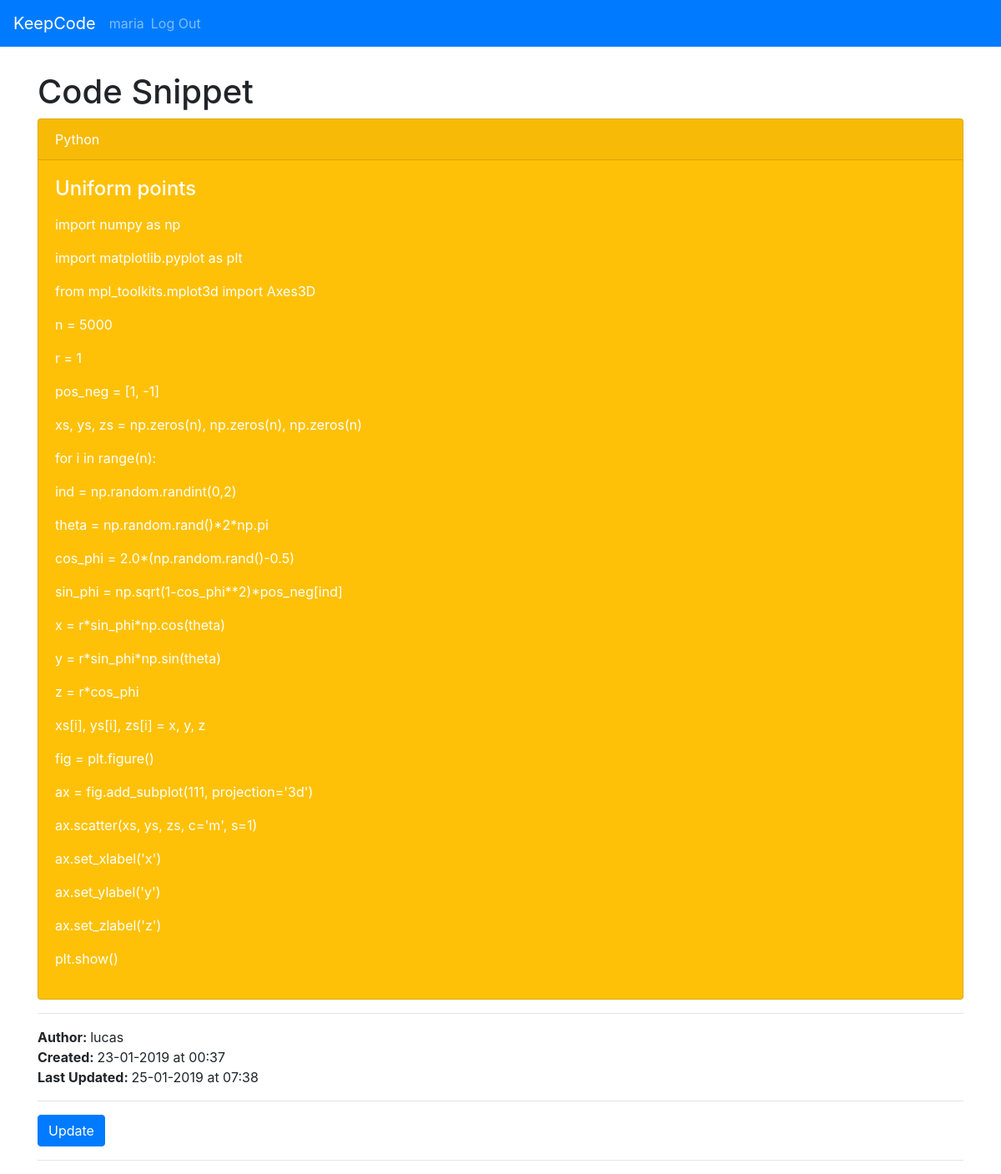
The page /6/view (signed in) on the database its author committed.
### tables this page shows
CREATE TABLE user (
  id INTEGER PRIMARY KEY AUTOINCREMENT,
  username TEXT UNIQUE NOT NULL,
  password TEXT NOT NULL,
  last_login TIMESTAMP NOT NULL DEFAULT CURRENT_TIMESTAMP
, online BOOLEAN NOT NULL CHECK (online IN (0,1)) DEFAULT 0);

CREATE TABLE post (
  id INTEGER PRIMARY KEY AUTOINCREMENT,
  author_id INTEGER NOT NULL,
  created TIMESTAMP NOT NULL DEFAULT CURRENT_TIMESTAMP,
  last_updated TIMESTAMP NOT NULL DEFAULT CURRENT_TIMESTAMP,
  title TEXT NOT NULL,
  body TEXT NOT NULL,
  programming_language TEXT NOT NULL, being_updated BOOLEAN NOT NULL CHECK (being_updated IN (0,1)) DEFAULT 0,
  FOREIGN KEY (author_id) REFERENCES user (id)
);

### keepcode/board.py (the view)
@bp.route('/<int:id>/view')
@login_required
def view(id):
    post = get_post(id)
    user_id = post['author_id']
    user = get_user(user_id)
    return render_template('board/view.html', post=post, user=user)

### keepcode/auth.py (called while the page is built)
@bp.before_app_request
def load_logged_in_user():
    user_id = session.get('user_id')
    if user_id is None:
        g.user = None
    else:
        g.user = get_db().execute(
            'SELECT * FROM user WHERE id = ?', (user_id,)
        ).fetchone()

def login_required(view):
    @functools.wraps(view)
    def wrapped_view(**kwargs):
        if g.user is None:
            return redirect(url_for('auth.login'))
        return view(**kwargs)
    return wrapped_view

### keepcode/board.py (called while the page is built)
def get_post(id, check_author=False):
    post = get_db().execute(
        'SELECT p.id, title, body, created, author_id,'
        ' last_updated, programming_language, username, being_updated'
        ' FROM post p JOIN user u ON p.author_id = u.id'
        ' WHERE p.id = ?',
        (id,)
    ).fetchone()
    if post is None:
        abort(404, "Post id {0} doesn't exist.".format(id))
    if check_author and post['author_id'] != g.user['id']:
        abort(403)
    return post

def get_user(id):
    user = get_db().execute(
        'SELECT u.id, username, password, last_login, online'
        ' FROM user u'
        ' WHERE u.id = ?',
        (id,)
    ).fetchone()
    if user is None:
        abort(404, "Post id {0} doesn't exist.".format(id))
    return user

### keepcode/db.py (called while the page is built)
def get_db():
    if 'db' not in g:
        g.db = sqlite3.connect(
            current_app.config['DATABASE'],
            detect_types=sqlite3.PARSE_DECLTYPES
        )
        g.db.row_factory = sqlite3.Row
    return g.db

### keepcode/templates/board/view.html (shortened to what this page needs)
{% extends 'base.html' %}
{% block header %}
  <h1>
    {% block title %}
      Code Snippet
    {% endblock %}
  </h1>
{% endblock %}
{% block content %}
  <div class="card text-white bg-warning mb-9">
    <div class="card-header">{{ post['programming_language'] }}</div>
    <div class="card-body">
      <h4 class="card-title">{{ post['title'] }}</h4>
      <p class="card-text">
        {% for line in post['body'].split('\n') %}
          <p>{{ line }}</p>
        {% endfor %}
      </p>
    </div>
  </div>
  <hr>
  <b>Author: </b>{{ user['username'] }}
  <br/>
  <b>Created: </b>{{ post['created'].strftime("%d-%m-%Y at %H:%M") }}
  <br/>
  <b>Last Updated: </b>{{ post['last_updated'].strftime("%d-%m-%Y at %H:%M") }}
  <hr>
  <div id="update_button">
    {% if post['being_updated'] == 0 %}
      <a class="action" href="{{ url_for('board.update', id=post['id']) }}">
        <button type="button" class="btn btn-primary" value="Update">Update</button>
      </a>
    {% else %}
      <button type="button" class="btn btn-primary" value="Update" disabled>Update</button>
      You can't update this snippet because someone else is currently editing it.
  {% endif %}
  </div>
  <hr>
{% endblock %}

### keepcode/templates/base.html (shortened to what this page needs)
<!doctype html>
<link rel="stylesheet" href="{{ url_for('static', filename='bootstrap.css') }}">
<link rel="stylesheet" href="{{ url_for('static', filename='style.css') }}">
<nav class="navbar navbar-expand-lg navbar-dark bg-primary">
  <a class="navbar-brand" href="{{ url_for('board.index') }}">KeepCode</a>
  <div class="collapse navbar-collapse" id="navbarColor01">
    <ul class="navbar-nav mr-auto">
      {% if g.user %}
        <li class="nav-item">
          <span class="navbar-text">{{ g.user['username'] }}</span>
        </li>
        <li class="nav-item">
          <a class="nav-link" href="{{ url_for('auth.logout') }}">Log Out</a>
        </li>
      {% endif %}
    </ul>
  </div>
</nav>
<section class="content">
  <div class="container">
    <header>
      {% block header %}{% endblock %}
    </header>
    {% block content %}{% endblock %}
  </div>
</section>

### keepcode/static/style.css (style rules this page uses)
.container { margin-top:30px; }

### rows shown on the page
user: user.username "maria"
post: programming_language "Python", title "Uniform points", created "23-01-2019 at 00:37", last_updated "25-01-2019 at 07:38"
user: username "lucas"

### other values the page prints
{{ line }} "import numpy as np" "import matplotlib.pyplot as plt" "from mpl_toolkits.mplot3d import Axes3D" "n = 5000" "r = 1" "pos_neg = [1, -1]" "xs, ys, zs = np.zeros(n), np.zeros(n), np.zeros(n)" "for i in range(n):" "ind = np.random.randint(0,2)" "theta = np.random.rand()*2*np.pi" "cos_phi = 2.0*(np.random.rand()-0.5)" "sin_phi = np.sqrt(1-cos_phi**2)*pos_neg[ind]" "x = r*sin_phi*np.cos(theta)" "y = r*sin_phi*np.sin(theta)" "z = r*cos_phi" "xs[i], ys[i], zs[i] = x, y, z" "fig = plt.figure()" "ax = fig.add_subplot(111, projection='3d')" "ax.scatter(xs, ys, zs, c='m', s=1)" "ax.set_xlabel('x')" "ax.set_ylabel('y')" "ax.set_zlabel('z')" "plt.show()"
